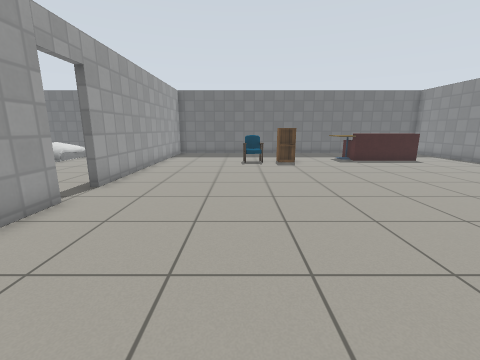
[1] (above)

16 first-person views from a walk through a world built for the Gazebo simulator. The camera is 1 m above the floor, tilts 12° down and sees 90° across. The floor is counted in squares, 0.5 m on a side. Each view is taken from the middle of a square. On the plan, view 1 faces up. The plan holds only what a view shows up to about 15 squares ahead; the rest is blank. Gazebo's built-in surfaces are drawn with simple patterns. Some stock models are drawn as simple stand-ins. Some surface patterns are stand-ins.

[2]
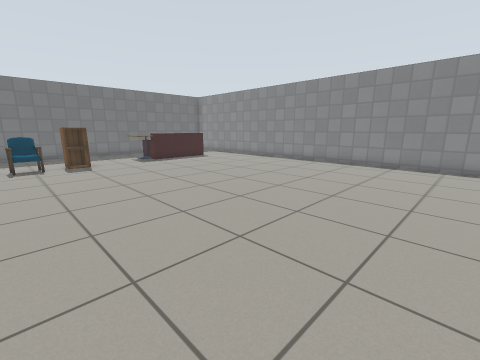

[3]
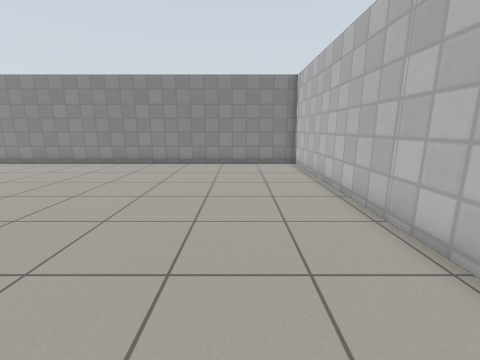

[4]
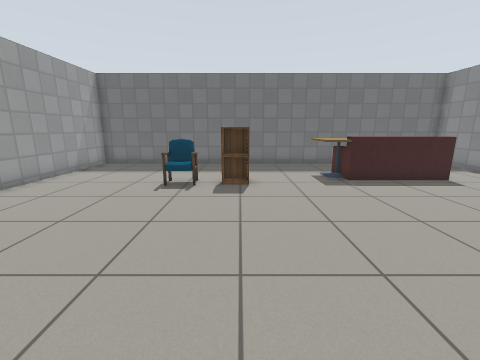

[5]
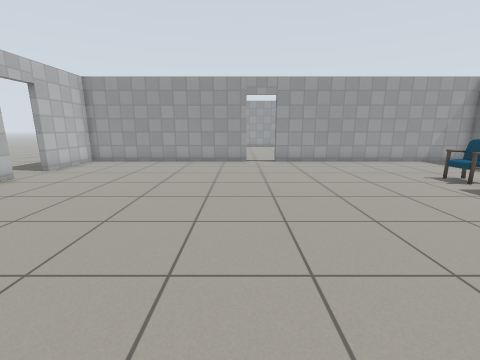

[6]
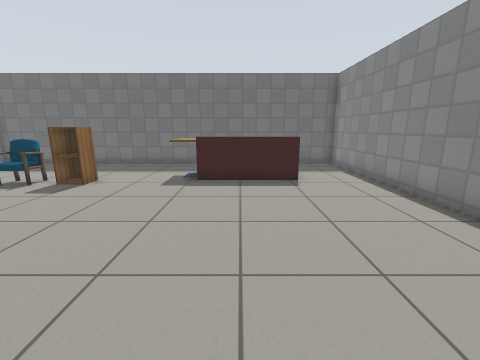

[7]
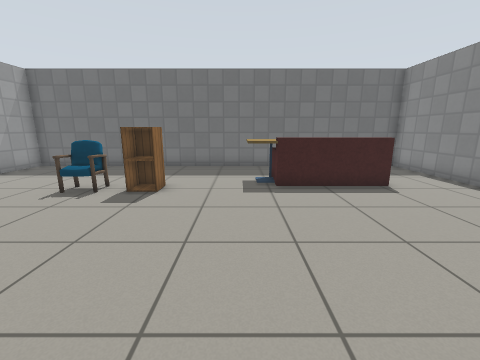

[8]
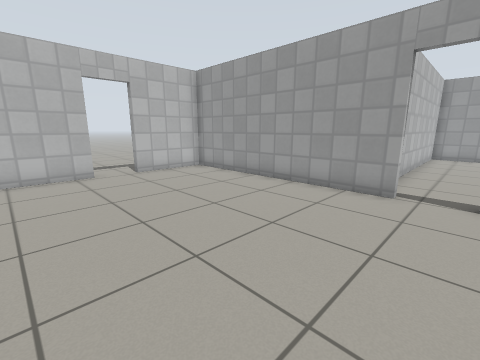

[9]
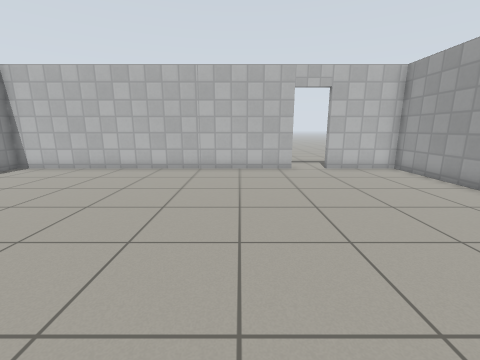

[10]
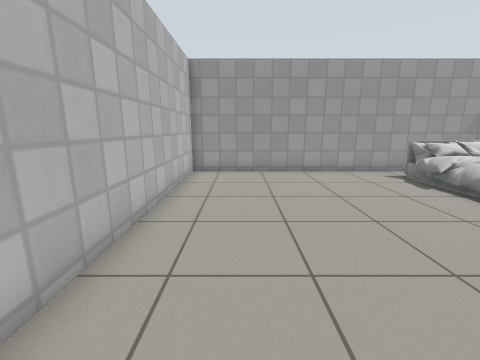

[11]
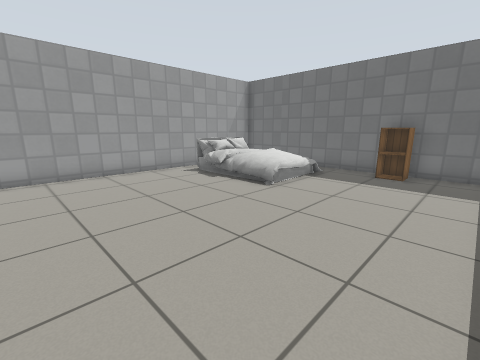

[12]
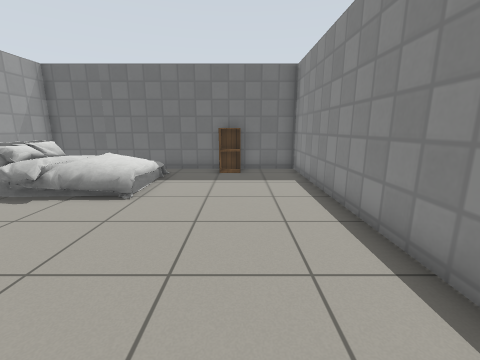

[13]
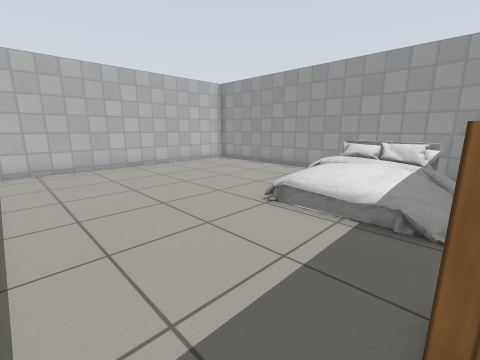

[14]
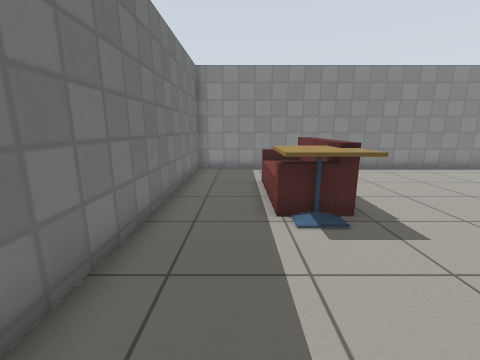

[15]
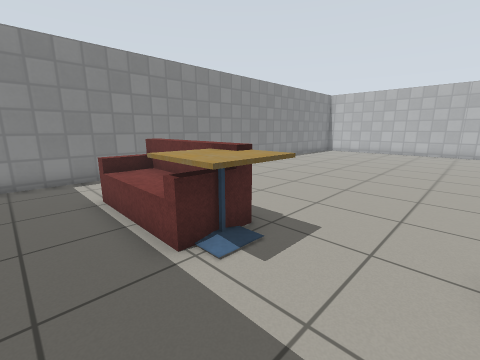

[16]
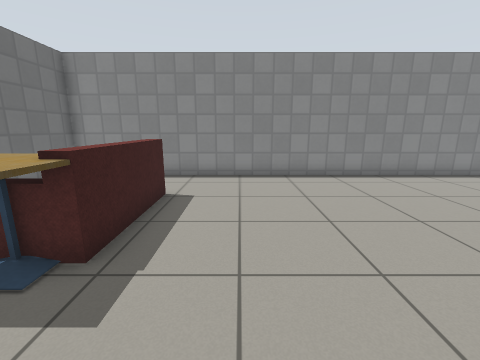

### Floor plan
Ten units are one square. View 1 is at (0, 0); x grows to the right and y downward. Boxes are objects, and circles mark ways between rooms. Rooms are numbered by the first view taken in them; rooms with no view inside come last. Other rooms are left out.
<svg viewBox="-179 -206 328 246">
<path fill="none" stroke="#000" d="M-50 -64 -50 33 -15 33M3 33 144 33 144 -201 -50 -201 -50 -81M-53 -104 -53 -201 -174 -201 -174 -57 -59 -57"/>
<rect x="-5" y="-155" width="20" height="20" fill="#bbb"><title>chair</title></rect>
<rect x="15" y="-155" width="20" height="20" fill="#bbb"><title>cabinet</title></rect>
<rect x="55" y="-175" width="30" height="30" fill="#bbb"><title>cafe table</title></rect>
<rect x="75" y="-175" width="40" height="30" fill="#bbb"><title>sofa</title></rect>
<rect x="-165" y="-195" width="60" height="50" fill="#bbb"><title>bed</title></rect>
<rect x="-95" y="-195" width="20" height="10" fill="#bbb"><title>cabinet</title></rect>
<circle cx="-50" cy="-75" r="3" fill="#2a7"/>
<text x="40" y="-90">1</text>
<text x="-110" y="-130">2</text>
</svg>
Room 1 opens to room 2.

Where each view was taken, in squares from view 1:
view 1: 0 up, 0 right, facing up
view 2: 0 up, 0 right, facing up-right
view 3: 0 up, 0 right, facing right
view 4: 6 up, 3 right, facing up
view 5: 6 up, 10 right, facing left
view 6: 6 up, 9 right, facing up
view 7: 7 up, 6 right, facing up
view 8: 8 up, 3 right, facing down-left
view 9: 9 up, 3 right, facing down
view 10: 8 up, 6 left, facing left
view 11: 8 up, 6 left, facing up-left
view 12: 8 up, 8 left, facing up
view 13: 19 up, 6 left, facing down-left
view 14: 18 up, 2 right, facing right
view 15: 19 up, 4 right, facing down-right
view 16: 13 up, 4 right, facing right
